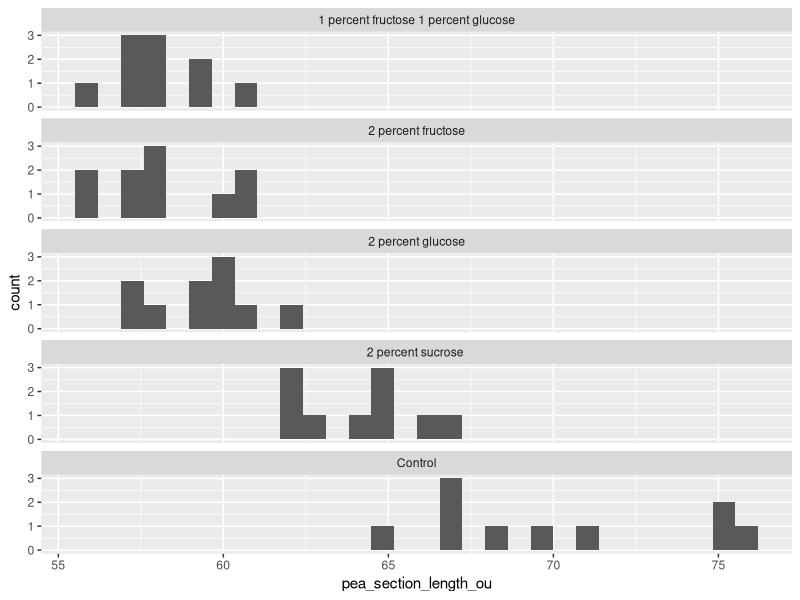
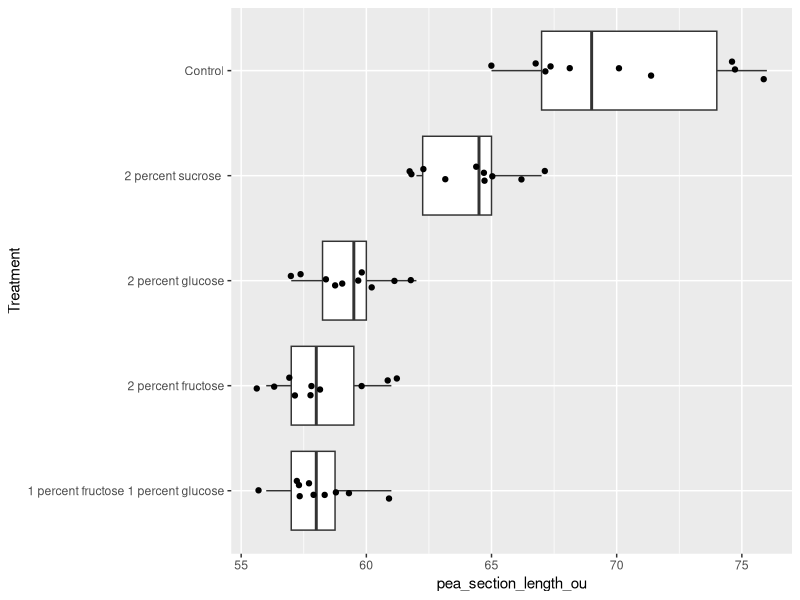
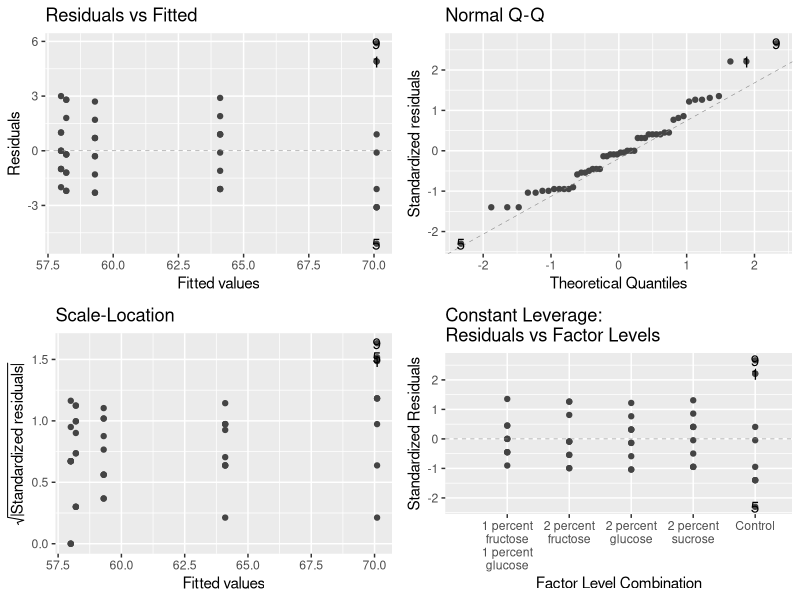

The R source for these figures, in order:
## ---- chunk 1
rm(list = ls())
library(ggfortify)
library(multcomp)
library(tidyverse)
library(here)
## ---- chunk 2
peas <- read.csv(here("Data/s_r_pea_sections.csv"))
## ---- chunk 3
peas$Treatment <- as.factor(peas$Treatment)
levels(peas$Treatment)
## ---- chunk 4
ggplot(peas, aes(pea_section_length_ou))+
  geom_histogram()+
  facet_wrap(~Treatment, ncol = 1)
## ---- chunk 5
ggplot(peas, aes(Treatment, pea_section_length_ou))+
  geom_boxplot()+
  geom_jitter(width = 0.1)+
  coord_flip()
## ---- chunk 6
pea_mod<- lm(pea_section_length_ou ~ Treatment, data = peas)
## ---- chunk 7
autoplot(pea_mod, smooth.colour = NA)
## ---- chunk 8
anova(pea_mod)
## ---- chunk 9
summary(pea_mod)
## ---- chunk 10
phc1<- glht(pea_mod, linfct = mcp(Treatment = "Tukey"))
summary(phc1)
## ---- chunk 11
cld(phc1)
## ---- chunk 12
library(emmeans)
ph2 <- emmeans(pea_mod, specs = "Treatment")
summary(ph2)
## ---- chunk 13
pairs(ph2)
